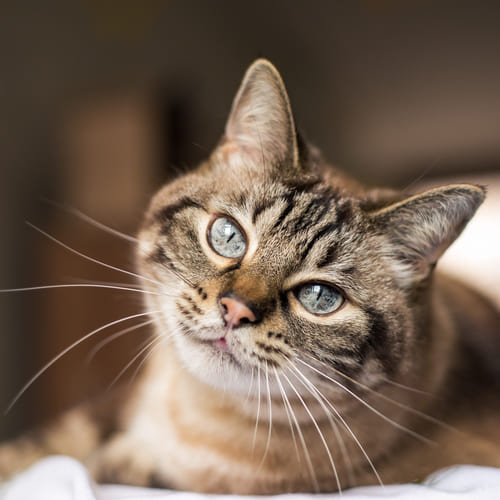
#> input picture cat.jpg, 500 x 500 px
$ python 'adição-com-valores-de-contraste.py'
#> lines starting #> are read from the running program, lines starting #| are printed output that depends on the picture
import cv2
import numpy as np
from matplotlib import pyplot as grafico

imagemOriginal = cv2.imread("cat.jpg", 0)
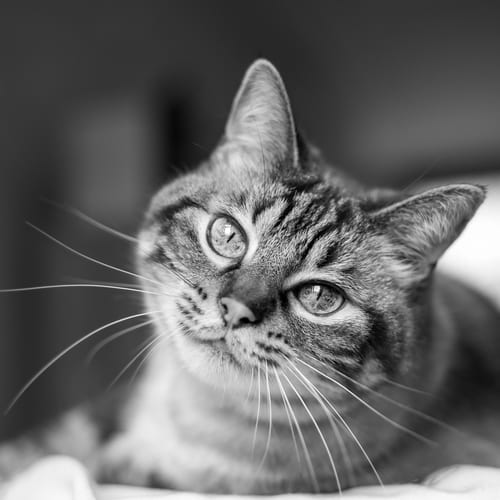
#> imagemOriginal: shape (500, 500); min 0, max 255, mean 101
imagemClara = cv2.add(imagemOriginal, 40)
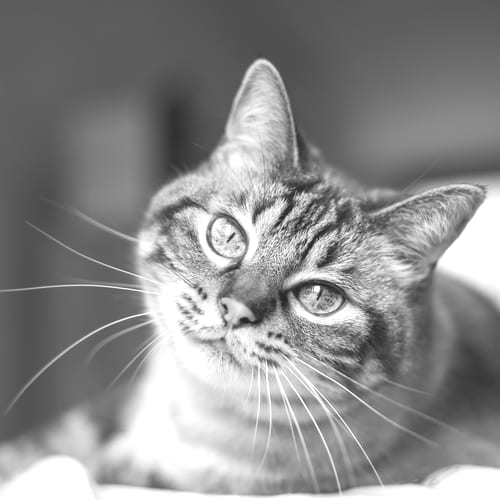
#> imagemClara: shape (500, 500); min 40, max 255, mean 139.9
imagemEscura = cv2.add(imagemOriginal, -40)
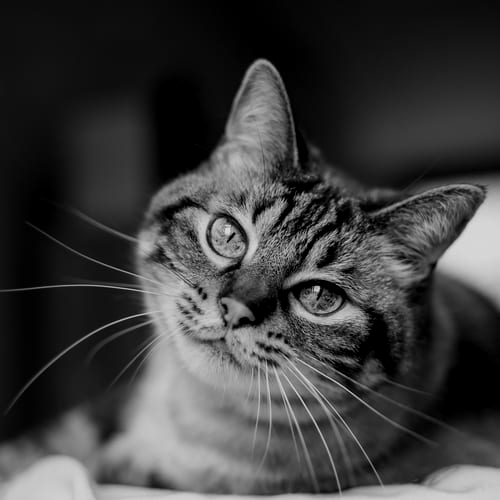
#> imagemEscura: shape (500, 500); min 0, max 215, mean 61.6

cv2.imshow("Imagem Original", imagemOriginal)
cv2.imshow("Imagem Clara", imagemClara)
cv2.imshow("Imagem Escura", imagemEscura)

grafico.hist(imagemOriginal.ravel(), 256, [0,256])
grafico.figure();
grafico.hist(imagemClara.ravel(), 256, [0,256])
grafico.figure();
grafico.hist(imagemEscura.ravel(), 256, [0,256])
grafico.show()
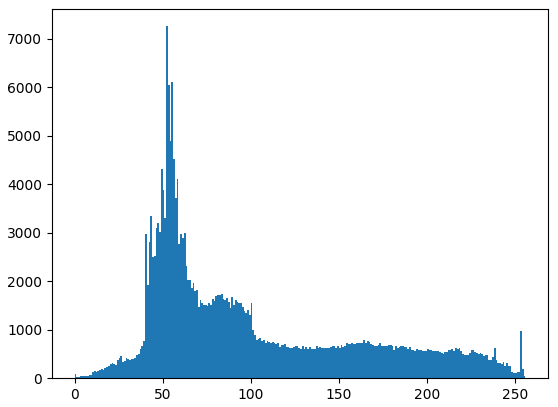
#> figure drawn by matplotlib, 1 panel; tallest bar 7261 high, from x = 52 to 53
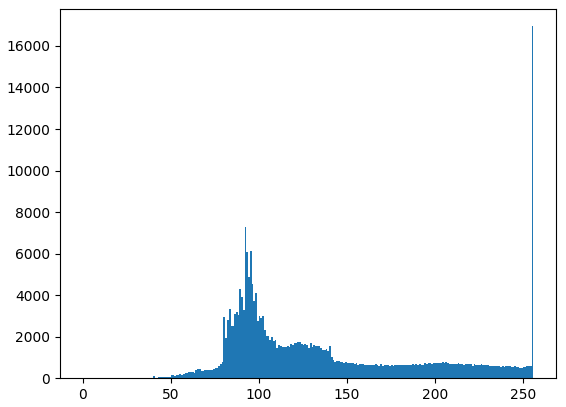
#> figure drawn by matplotlib, 1 panel; tallest bar 16951 high, from x = 255 to 256
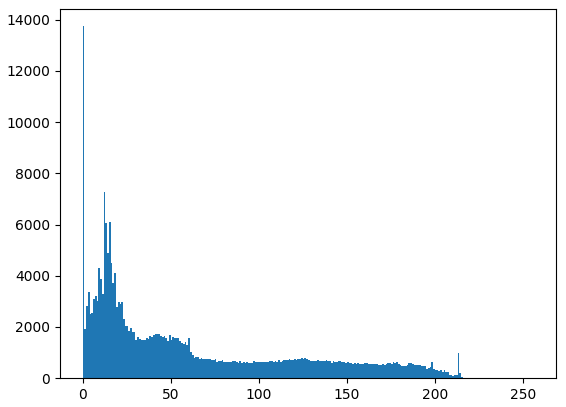
#> figure drawn by matplotlib, 1 panel; tallest bar 13749 high, from x = 0 to 1

cv2.waitKey(0)
cv2.destroyAllWindows()

$ run again, with frutas.jpg copied over cat.jpg
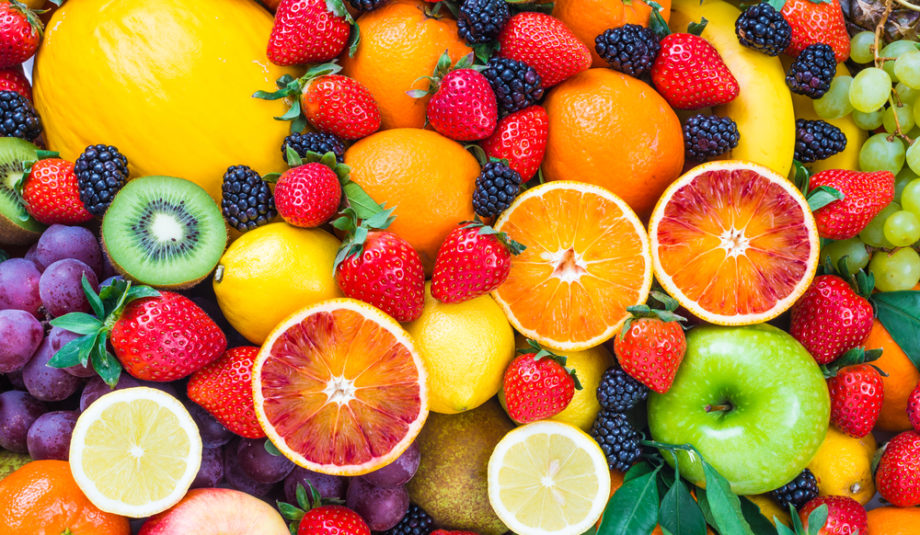
#> input picture frutas.jpg, 920 x 535 px
#> `imagemEscura = cv2.add(imagemOriginal, -40)`:
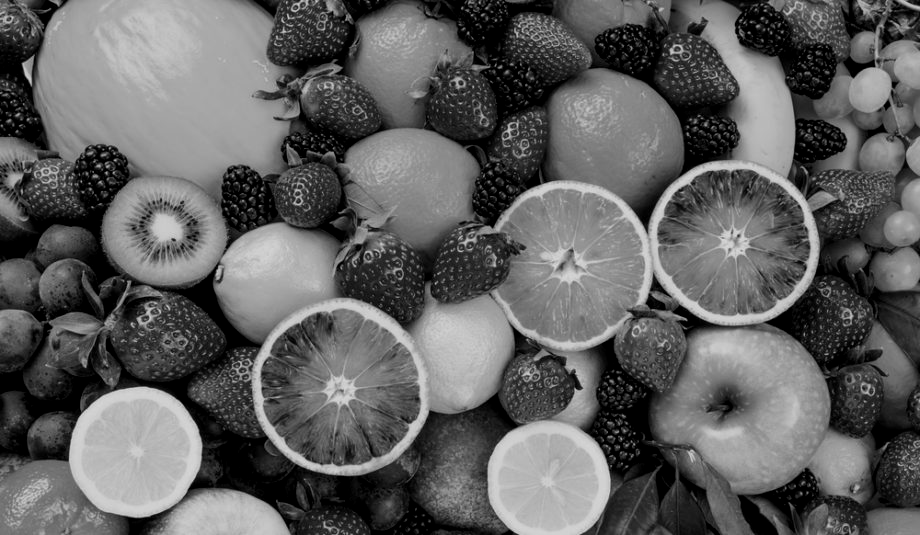
#> imagemEscura: shape (535, 920); min 0, max 215, mean 96.5
#> `grafico.show()`:
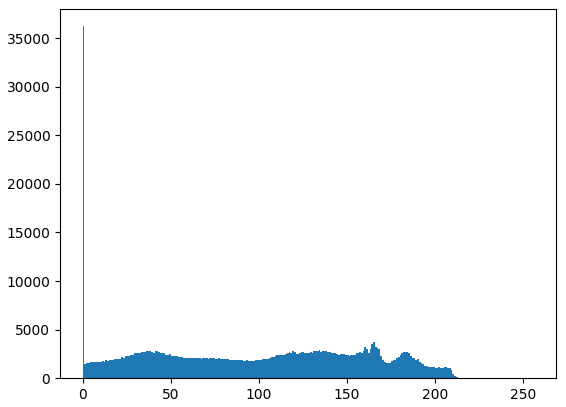
#> figure drawn by matplotlib, 1 panel; tallest bar 36223 high, from x = 0 to 1
